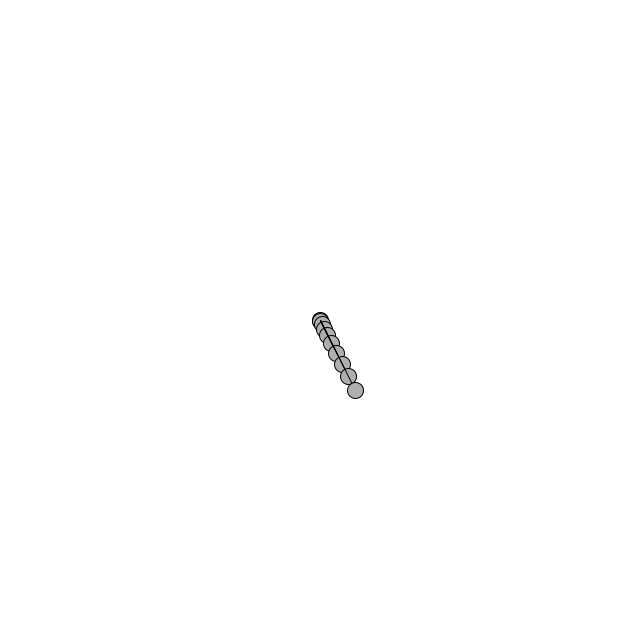
Frame 1 (no input)
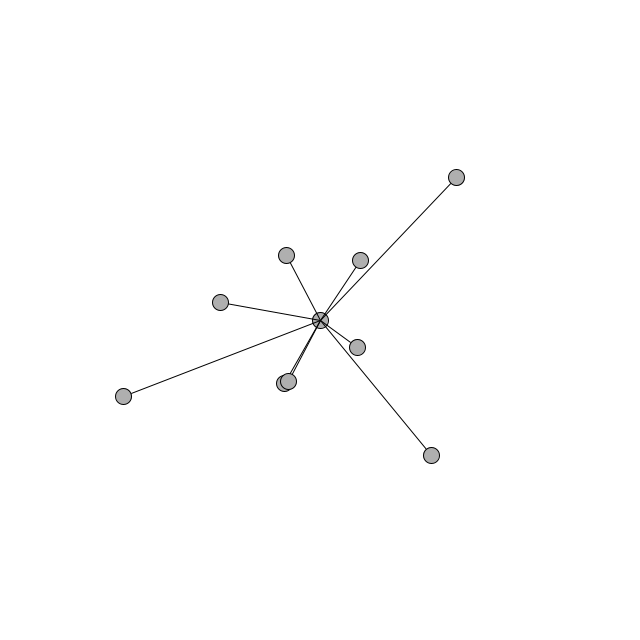
Frame 60 (the mouse pressed at the canvas centre just before this capture)
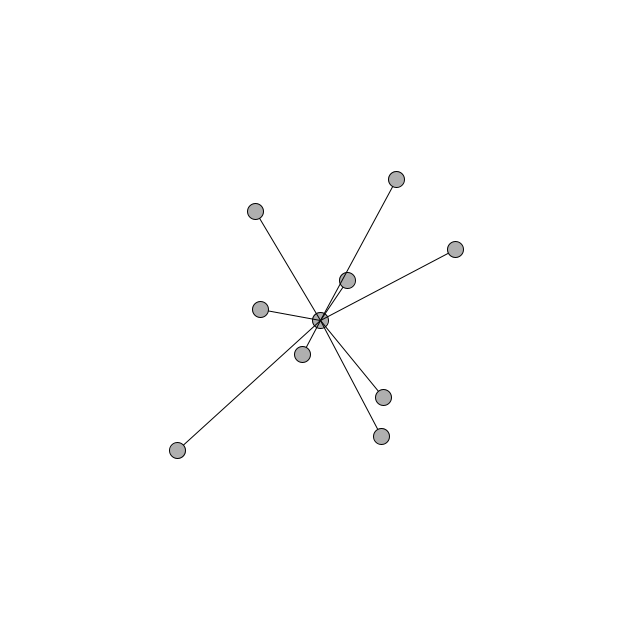
Frame 120 (the mouse held since frame 60 and released just before this capture)

The Processing sketch that drew these frames (run headless with seeded random() and noise(); from frame 60 on, the mouse is pressed at the canvas centre):

// Processing sketch: NoC_3_Oscillator
// ── NoC_3_Oscillator.pde
Oscillator[] oscs = new Oscillator[10];

void setup() {
  size(640, 640);  

  for (int i = 0; i < oscs.length; i++) {
    PVector vel = new PVector(0.02 * i,0.04 * i);
    PVector amp = new PVector(20 + 20 * i,20 +  20 * i);

    oscs[i] = new Oscillator(vel, amp);
  }
}

void draw() {
  background(255);
  for (int i = 0; i < oscs.length; i++) {
    oscs[i].oscillate();
    oscs[i].display();
  }
}

// ── Oscillator.pde
class Oscillator  {
 
  PVector angle;
  PVector velocity;
  PVector amplitude;
 
  Oscillator(PVector vel_, PVector amp_)  {
    angle = new PVector();
    velocity = vel_.copy();
    amplitude = amp_.copy();
  }
 
  void oscillate()  {
    angle.add(velocity);
  }
 
  void display()  {
    float x = sin(angle.x)*amplitude.x;
    float y = sin(angle.y)*amplitude.y;
 
    pushMatrix();
    translate(width/2,height/2);
    stroke(0);
    fill(175);
    line(0,0,x,y);
    ellipse(x,y,16,16);
    popMatrix();
  }
}
